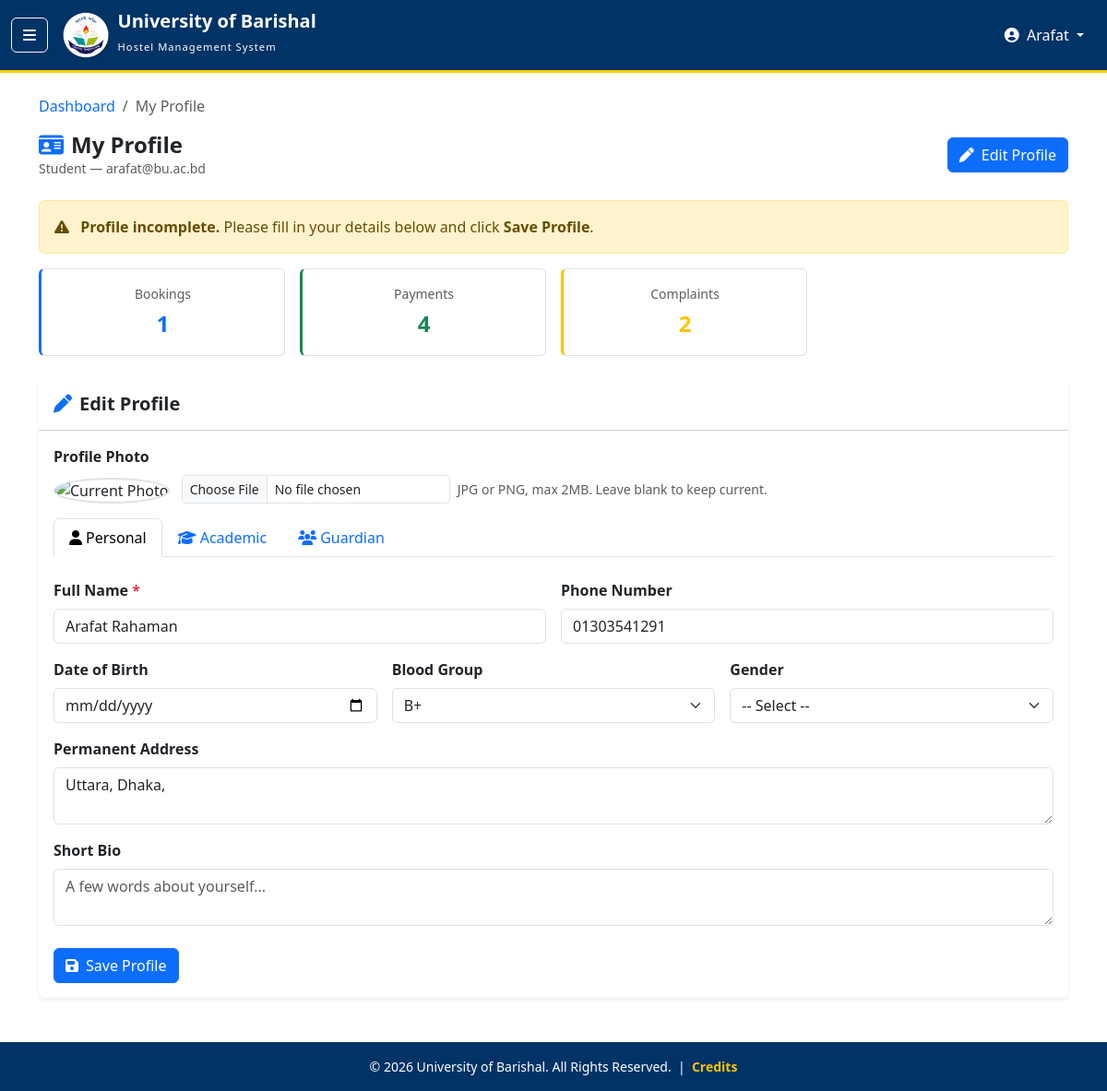
Page /modules/profile.php (signed in) on the committed database.
### tables this page shows
CREATE TABLE `users` (
  `user_id` int(11) NOT NULL,
  `name` varchar(100) NOT NULL,
  `email` varchar(100) NOT NULL,
  `password_hash` varchar(255) NOT NULL,
  `role` enum('Student','Provost','AdminOfficer','AssistantRegistrar','HouseTutor') NOT NULL,
  `created_at` timestamp NOT NULL DEFAULT current_timestamp()
);

CREATE TABLE `students` (
  `student_id` int(11) NOT NULL,
  `user_id` int(11) NOT NULL,
  `year` int(11) DEFAULT NULL,
  `hostel_id` int(11) DEFAULT NULL,
  `room_id` int(11) DEFAULT NULL,
  `student_reg_id` varchar(50) DEFAULT NULL,
  `blood_group` varchar(5) DEFAULT NULL,
  `contact_no` varchar(20) DEFAULT NULL,
  `father_name` varchar(100) DEFAULT NULL,
  `father_contact` varchar(20) DEFAULT NULL,
  `mother_name` varchar(100) DEFAULT NULL,
  `mother_contact` varchar(20) DEFAULT NULL,
  `permanent_address` text DEFAULT NULL,
  `reason_for_stay` text DEFAULT NULL,
  `department` varchar(100) DEFAULT NULL
);

### modules/profile.php (the view, shortened to what this page needs)
<?php
include "../includes/db.php";
include "../includes/header.php";
$user_id = (int) $_SESSION['user_id'];
$role    = $_SESSION['role'];
$u = $conn->prepare("SELECT * FROM users WHERE user_id = ?");
$u->bind_param("i", $user_id);
$u->execute();
$user = $u->get_result()->fetch_assoc();
$p = $conn->prepare("SELECT up.*, h.name AS assigned_hostel_name FROM user_profiles up LEFT JOIN hostels h ON up.assigned_hostel_id = h.hostel_id WHERE up.user_id = ?");
$p->bind_param("i", $user_id);
$p->execute();
$profile = $p->get_result()->fetch_assoc();
$student = null;
if ($role === 'Student') {
    $sq = $conn->prepare("SELECT s.*, h.name AS hostel_name, r.floor FROM students s LEFT JOIN hostels h ON s.hostel_id = h.hostel_id LEFT JOIN rooms r ON s.room_id = r.room_id WHERE s.user_id = ?");
    $sq->bind_param("i", $user_id);
    $sq->execute();
    $student = $sq->get_result()->fetch_assoc();
}
$stats = [];
if ($role === 'Student' && $student) {
    $sid = (int)$student['student_id'];
    $stats = [
        ['label' => 'Bookings',   'val' => (int)$conn->query("SELECT COUNT(*) c FROM bookings   WHERE student_id=$sid")->fetch_assoc()['c'], 'color' => 'primary'],
        ['label' => 'Payments',   'val' => (int)$conn->query("SELECT COUNT(*) c FROM payments   WHERE student_id=$sid")->fetch_assoc()['c'], 'color' => 'success'],
        ['label' => 'Complaints', 'val' => (int)$conn->query("SELECT COUNT(*) c FROM complaints WHERE student_id=$sid")->fetch_assoc()['c'], 'color' => 'warning'],
    ];
}
$photo_url = '/hostel-management-system/assets/images/default_avatar.png';
$profileEmpty = empty($profile);
$roleLabels = [
    'Student'            => 'Student',
    'Provost'            => 'Provost',
    'AdminOfficer'       => 'Admin Officer',
    'HouseTutor'         => 'House Tutor',
    'AssistantRegistrar' => 'Assistant Registrar',
];
?>
<div class="container py-4">
    <nav aria-label="breadcrumb" class="mb-1">
        <ol class="breadcrumb small">
            <li class="breadcrumb-item">
                <a href="../templates/dashboard/<?php echo strtolower($role); ?>.php" class="text-decoration-none">Dashboard</a>
            </li>
            <li class="breadcrumb-item active">My Profile</li>
        </ol>
    </nav>
    <div class="d-flex align-items-center justify-content-between mb-4">
        <div>
            <h4 class="fw-bold mb-0"><i class="fas fa-id-card text-primary me-2"></i>My Profile</h4>
            <p class="text-muted small mb-0"><?php echo $roleLabels[$role] ?? $role; ?> — <?php echo htmlspecialchars($user['email']); ?></p>
        </div>
        <button class="btn btn-primary" id="editToggleBtn" onclick="toggleMode()">
            <i class="fas fa-pen me-2" id="editBtnIcon"></i><span id="editBtnText">Edit Profile</span>
        </button>
    </div>
    <?php if ($profileEmpty): ?>
    <div class="alert alert-warning" role="alert">
        <i class="fas fa-exclamation-triangle me-2"></i>
        <strong>Profile incomplete.</strong> Please fill in your details below and click <strong>Save Profile</strong>.
    </div>
    <?php endif; ?>
    <?php if (!empty($stats)): ?>
    <div class="row g-3 mb-4">
        <?php foreach ($stats as $s): ?>
        <div class="col-6 col-md-3">
            <div class="card text-center border py-3" style="border-left: 3px solid var(--bs-<?php echo $s['color']; ?>) !important;">
                <div class="text-muted small mb-1"><?php echo $s['label']; ?></div>
                <div class="fs-4 fw-bold text-<?php echo $s['color']; ?>"><?php echo $s['val']; ?></div>
            </div>
        </div>
        <?php endforeach; ?>
    </div>
    <?php endif; ?>
    <div id="editMode" <?php echo $profileEmpty ? '' : 'style="display:none;"'; ?>>
        <div class="card border-0 shadow-sm">
            <div class="card-header bg-white py-3">
                <h5 class="mb-0 fw-bold"><i class="fas fa-pen me-2 text-primary"></i>Edit Profile</h5>
            </div>
            <div class="card-body">
                <form action="/hostel-management-system/api/profile_api.php" method="POST" enctype="multipart/form-data">
                    <div class="mb-3">
                        <label class="form-label fw-semibold">Profile Photo</label><br>
                        <img src="<?php echo $photo_url; ?>" alt="Current Photo"
                             class="rounded-circle me-2"
                             style="width:48px;height:48px;object-fit:cover;border:2px solid #dee2e6;">
                        <input type="file" name="profile_photo" class="form-control form-control-sm w-auto d-inline-block"
                               accept="image/jpeg,image/png,image/webp">
                        <small class="text-muted ms-1">JPG or PNG, max 2MB. Leave blank to keep current.</small>
                    </div>
                    <ul class="nav nav-tabs mb-4" id="profileTabs">
                        <li class="nav-item">
                            <button type="button" class="nav-link active" onclick="switchTab('personal',this)">
                                <i class="fas fa-user me-1"></i>Personal
                            </button>
                        </li>
                        <?php if ($role === 'Student'): ?>
                        <li class="nav-item">
                            <button type="button" class="nav-link" onclick="switchTab('academic',this)">
                                <i class="fas fa-graduation-cap me-1"></i>Academic
                            </button>
                        </li>
                        <li class="nav-item">
                            <button type="button" class="nav-link" onclick="switchTab('guardian',this)">
                                <i class="fas fa-users me-1"></i>Guardian
                            </button>
                        </li>
                        <?php endif; ?>
                    </ul>
                    <div id="tab-personal">
                        <div class="row g-3">
                            <div class="col-md-6">
                                <label class="form-label fw-semibold">Full Name <span class="text-danger">*</span></label>
                                <input type="text" name="name" class="form-control"
                                       value="<?php echo htmlspecialchars($user['name']); ?>" required>
                            </div>
                            <div class="col-md-6">
                                <label class="form-label fw-semibold">Phone Number</label>
                                <input type="text" name="phone" class="form-control" placeholder="01XXXXXXXXX"
                                       value="<?php echo htmlspecialchars($profile['phone'] ?? $student['contact_no'] ?? ''); ?>">
                            </div>
                            <div class="col-md-4">
                                <label class="form-label fw-semibold">Date of Birth</label>
                                <input type="date" name="date_of_birth" class="form-control"
                                       value="<?php echo htmlspecialchars($profile['date_of_birth'] ?? ''); ?>">
                            </div>
                            <div class="col-md-4">
                                <label class="form-label fw-semibold">Blood Group</label>
                                <select name="blood_group" class="form-select">
                                    <?php foreach (['A+','A-','B+','B-','AB+','AB-','O+','O-'] as $bg):
                                        $sel = ($profile['blood_group'] ?? $student['blood_group'] ?? '') === $bg ? 'selected' : ''; ?>
                                    <option value="<?php echo $bg; ?>" <?php echo $sel; ?>><?php echo $bg; ?></option>
                                    <?php endforeach; ?>
                                </select>
                            </div>
                            <div class="col-md-4">
                                <label class="form-label fw-semibold">Gender</label>
                                <select name="gender" class="form-select">
                                    <option value="">-- Select --</option>
                                </select>
                            </div>
                            <div class="col-12">
                                <label class="form-label fw-semibold">Permanent Address</label>
                                <textarea name="permanent_address" class="form-control" rows="2"
                                          placeholder="Village, Upazila, District"><?php echo htmlspecialchars($profile['permanent_address'] ?? $student['permanent_address'] ?? ''); ?></textarea>
                            </div>
                            <div class="col-12">
                                <label class="form-label fw-semibold">Short Bio</label>
                                <textarea name="bio" class="form-control" rows="2"
                                          placeholder="A few words about yourself..."><?php echo htmlspecialchars($profile['bio'] ?? ''); ?></textarea>
                            </div>
                        </div>
                    </div>
                    <div class="d-flex gap-2 mt-4">
                        <button type="submit" class="btn btn-primary">
                            <i class="fas fa-save me-2"></i>Save Profile
                        </button>
                    </div>
                </form>
            </div>
        </div>
    </div>
</div>
<?php include "../includes/footer.php"; ?>

### includes/header.php (style rules this page uses)
:root { --bu-dark-blue: #003366; --bu-gold: #ffcc00; }

### rows in the picture
users: email "arafat@bu.ac.bd", name "Arafat Rahaman"
students: phone "01303541291", permanent_address "Uttara, Dhaka,"

### other values in the picture
explode(' ', $_SESSION['name'])[0] "Arafat"
$roleLabels[$role] "Student"
$s['label'] "Bookings"
$s['val'] "1"
$s['label'] "Payments"
$s['val'] "4"
$s['label'] "Complaints"
$s['val'] "2"
form field blood_group "B+"
